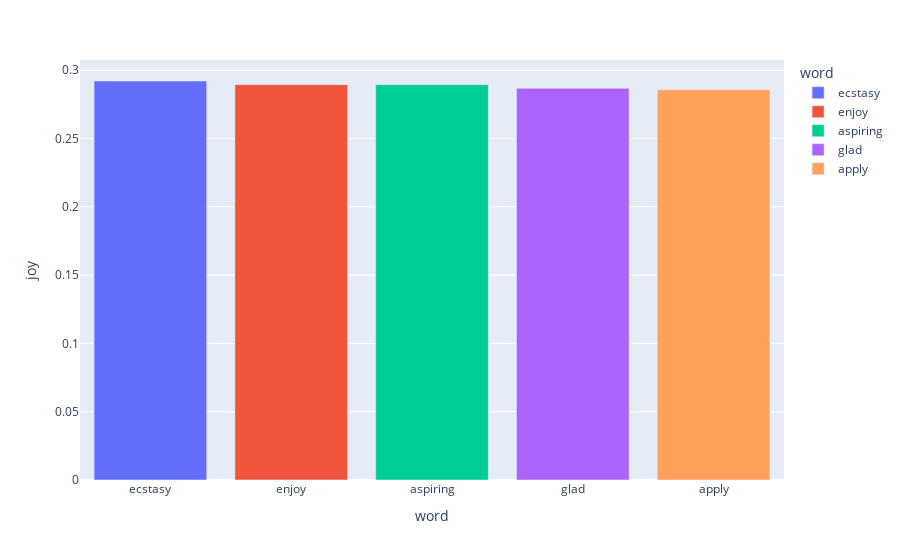

Notebook code cell kept with this figure:
### Code cell
emotion = 'joy'

sortaro = emotion_df.sort_values(by=[emotion], ascending=False).head(5)

#sortaro['joy'].plot(kind='bar')
fig = px.bar(
        sortaro, y=emotion, color='word', x='word' 
      )
fig.show()

### Figure 1 — Plotly figure (JSON) as saved in the notebook; plotly's stock layout.template omitted (floating-point values rounded to 4 significant figures)
{"data": [{"alignmentgroup": "True", "hovertemplate": "word=%{x}<br>joy=%{y}<extra></extra>", "legendgroup": "ecstasy", "marker": {"color": "#636efa"}, "name": "ecstasy", "offsetgroup": "ecstasy", "orientation": "v", "showlegend": true, "textposition": "auto", "type": "bar", "x": ["ecstasy"], "xaxis": "x", "y": [0.2921], "yaxis": "y"}, {"alignmentgroup": "True", "hovertemplate": "word=%{x}<br>joy=%{y}<extra></extra>", "legendgroup": "enjoy", "marker": {"color": "#EF553B"}, "name": "enjoy", "offsetgroup": "enjoy", "orientation": "v", "showlegend": true, "textposition": "auto", "type": "bar", "x": ["enjoy"], "xaxis": "x", "y": [0.2895], "yaxis": "y"}, {"alignmentgroup": "True", "hovertemplate": "word=%{x}<br>joy=%{y}<extra></extra>", "legendgroup": "aspiring", "marker": {"color": "#00cc96"}, "name": "aspiring", "offsetgroup": "aspiring", "orientation": "v", "showlegend": true, "textposition": "auto", "type": "bar", "x": ["aspiring"], "xaxis": "x", "y": [0.2895], "yaxis": "y"}, {"alignmentgroup": "True", "hovertemplate": "word=%{x}<br>joy=%{y}<extra></extra>", "legendgroup": "glad", "marker": {"color": "#ab63fa"}, "name": "glad", "offsetgroup": "glad", "orientation": "v", "showlegend": true, "textposition": "auto", "type": "bar", "x": ["glad"], "xaxis": "x", "y": [0.2868], "yaxis": "y"}, {"alignmentgroup": "True", "hovertemplate": "word=%{x}<br>joy=%{y}<extra></extra>", "legendgroup": "apply", "marker": {"color": "#FFA15A"}, "name": "apply", "offsetgroup": "apply", "orientation": "v", "showlegend": true, "textposition": "auto", "type": "bar", "x": ["apply"], "xaxis": "x", "y": [0.2857], "yaxis": "y"}], "layout": {"barmode": "relative", "legend": {"title": {"text": "word"}, "tracegroupgap": 0}, "margin": {"t": 60}, "xaxis": {"anchor": "y", "categoryarray": ["ecstasy", "enjoy", "aspiring", "glad", "apply"], "categoryorder": "array", "domain": [0, 1], "title": {"text": "word"}}, "yaxis": {"anchor": "x", "domain": [0, 1], "title": {"text": "joy"}}}}
